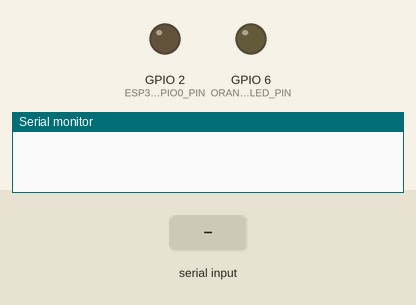
Recording of a sketch running on a simulated ESP32-S3. Shown: output pins drawn as LEDs (lit = HIGH), the last lines printed to the serial monitor. Inputs (shaded band) come from the test bench. Pins used as bus, display or sensor lines are not drawn.

Above: at 0.1 s.
At 1.4 s:
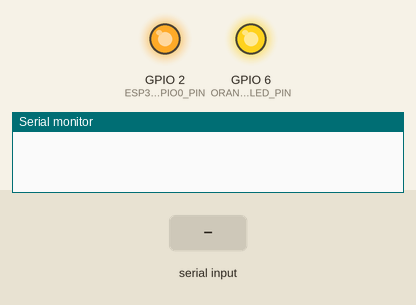
1.5 s: "1" received over the second serial link
At 25.2 s:
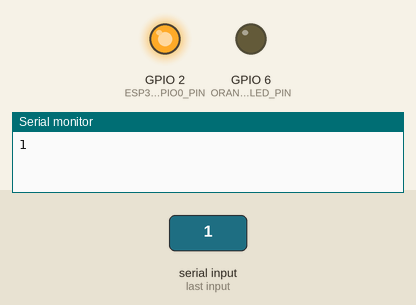
Timing chart, 0 to 25.6 s (numbered marks = the images above; inputs shaded):
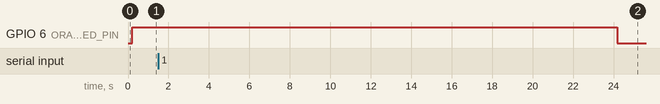

The sketch:

serialflasher1.ino
```cpp
/*
 *  RP2040 - ESP32 serial passthrough
 *
 *  Resets the ESP32 into download mode when flashed (115k2 Baud)
 */


#define ORANGE_LED_PIN  6

#define ESP32_RESET_PIN 3
#define ESP32_GPIO0_PIN 2

#define LED_TOGGLE_TIME    20000


void setup() {
  //LED output
  pinMode(ORANGE_LED_PIN, OUTPUT);
  //ESP32 reset / download pins
  pinMode(ESP32_RESET_PIN, OUTPUT);
  pinMode(ESP32_GPIO0_PIN, OUTPUT);

  //enable both serial interfaces
  Serial.begin(115200);
  Serial2.begin(115200);

  //enable ESP32 into download mode
  digitalWrite(ESP32_GPIO0_PIN,LOW);   // connect GPIO0 to GND
  digitalWrite(ESP32_RESET_PIN,LOW);   // reset ESP32
  delay(100);
  digitalWrite(ESP32_RESET_PIN,HIGH);
  delay(100);
  digitalWrite(ESP32_GPIO0_PIN,HIGH);
}

long cnt=0;
long bypass_reset=0;

// the loop function runs over and over again forever
void loop() {
  // toggle LED

  if (!(cnt++ % LED_TOGGLE_TIME))
    digitalWrite(ORANGE_LED_PIN,!digitalRead(ORANGE_LED_PIN));

  // pass serial transfer to Serial2 (ESP)

  if (Serial.available()) {      // If anything comes in Serial (USB),
    Serial2.write(Serial.read());   // read it and send it out Serial1 (pins 0 & 1)
  }

  if (Serial2.available()) {     // If anything comes in Serial1 (pins 0 & 1)
    Serial.write(Serial2.read());   // read it and send it out Serial (USB)
  }

}
```
